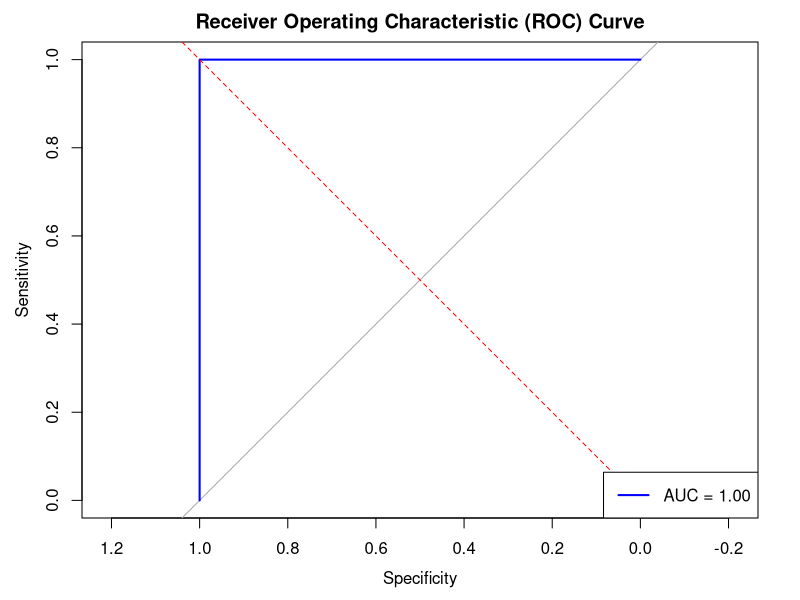

Source code (R):
install.packages("pROC")
library(pROC)

# Assuming 'y_true' is the true binary outcomes and 'y_scores' is the predicted probabilities
# You need to replace 'y_true' and 'y_scores' with your actual data
# 'y_scores' should contain the predicted probabilities for the positive class

# Example data
y_true <- c(0, 1, 0, 1, 1, 0, 1)
y_scores <- c(0.1, 0.8, 0.2, 0.9, 0.7, 0.3, 0.6)

# Compute ROC curve and AUC
roc_data <- roc(y_true, y_scores)
roc_auc <- auc(roc_data)

# Plot ROC curve
plot(roc_data, main='Receiver Operating Characteristic (ROC) Curve', col='blue', lwd=2)
abline(a=0, b=1, lty=2, col='red')
legend('bottomright', legend=sprintf('AUC = %.2f', roc_auc), col='blue', lwd=2)

